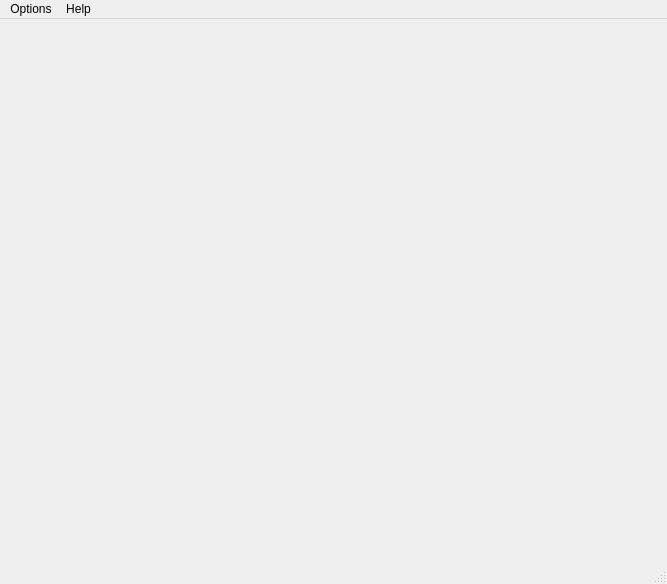
<?xml version="1.0" encoding="UTF-8"?>
<ui version="4.0">
 <class>MainWindow</class>
 <widget class="QMainWindow" name="MainWindow">
  <property name="geometry">
   <rect>
    <x>0</x>
    <y>0</y>
    <width>667</width>
    <height>584</height>
   </rect>
  </property>
  <property name="windowTitle">
   <string>MainWindow</string>
  </property>
  <widget class="QWidget" name="centralwidget">
   <layout class="QVBoxLayout" name="verticalLayout">
    <item>
     <widget class="QImageWidget" name="widget" native="true"/>
    </item>
   </layout>
  </widget>
  <widget class="QMenuBar" name="menubar">
   <property name="geometry">
    <rect>
     <x>0</x>
     <y>0</y>
     <width>667</width>
     <height>22</height>
    </rect>
   </property>
   <widget class="QMenu" name="menuActions">
    <property name="title">
     <string>Options</string>
    </property>
    <addaction name="actionactionopenDirectory"/>
    <addaction name="actionEqualizeImage"/>
    <addaction name="actionExit"/>
   </widget>
   <widget class="QMenu" name="menuHelp">
    <property name="title">
     <string>Help</string>
    </property>
    <addaction name="actionShowAbout"/>
   </widget>
   <addaction name="menuActions"/>
   <addaction name="menuHelp"/>
  </widget>
  <widget class="QStatusBar" name="statusbar"/>
  <action name="actionCopyPointsToClipboard">
   <property name="text">
    <string>Copy points to clipboard</string>
   </property>
   <property name="toolTip">
    <string>Copy points to clipboard</string>
   </property>
  </action>
  <action name="actionclearPoints">
   <property name="text">
    <string>Clear points</string>
   </property>
   <property name="toolTip">
    <string>Clear points</string>
   </property>
  </action>
  <action name="actionShowAbout">
   <property name="text">
    <string>About</string>
   </property>
   <property name="toolTip">
    <string>Show about</string>
   </property>
  </action>
  <action name="actionExit">
   <property name="text">
    <string>Exit</string>
   </property>
   <property name="toolTip">
    <string>Exit</string>
   </property>
  </action>
  <action name="actionLoadPoints">
   <property name="text">
    <string>Load points</string>
   </property>
   <property name="toolTip">
    <string>Load points from user input</string>
   </property>
  </action>
  <action name="actionactionopenDirectory">
   <property name="text">
    <string>Open directory</string>
   </property>
   <property name="toolTip">
    <string>Open directory for markup</string>
   </property>
  </action>
  <action name="actionEqualizeImage">
   <property name="checkable">
    <bool>true</bool>
   </property>
   <property name="text">
    <string>Equalize image</string>
   </property>
   <property name="toolTip">
    <string>Equalize image</string>
   </property>
  </action>
  <action name="actionFlipImageVertically">
   <property name="text">
    <string>Flip vertically</string>
   </property>
   <property name="toolTip">
    <string>Flip image vertically</string>
   </property>
   <property name="menuRole">
    <enum>QAction::NoRole</enum>
   </property>
  </action>
  <action name="actionFlipImageHorizontally">
   <property name="text">
    <string>Flip horizontally</string>
   </property>
   <property name="toolTip">
    <string>Flip image horizontally</string>
   </property>
   <property name="menuRole">
    <enum>QAction::NoRole</enum>
   </property>
  </action>
  <action name="actionDeleteImage">
   <property name="text">
    <string>Delete image</string>
   </property>
   <property name="toolTip">
    <string>Delete image</string>
   </property>
   <property name="menuRole">
    <enum>QAction::NoRole</enum>
   </property>
  </action>
  <action name="actionRotateImage180">
   <property name="text">
    <string>Rotate 180</string>
   </property>
   <property name="toolTip">
    <string>Rotate image 180 degrees</string>
   </property>
   <property name="menuRole">
    <enum>QAction::NoRole</enum>
   </property>
  </action>
  <action name="actionRotateImage90">
   <property name="text">
    <string>Rotate 90</string>
   </property>
   <property name="toolTip">
    <string>Rotate image 90 degrees</string>
   </property>
   <property name="menuRole">
    <enum>QAction::NoRole</enum>
   </property>
  </action>
  <action name="actionRotateImageMinus90">
   <property name="text">
    <string>Rotate -90</string>
   </property>
   <property name="toolTip">
    <string>Rotate image -90 degrees</string>
   </property>
   <property name="menuRole">
    <enum>QAction::NoRole</enum>
   </property>
  </action>
  <action name="actionAddPolygon">
   <property name="text">
    <string>Add polygon</string>
   </property>
   <property name="toolTip">
    <string>Add polygon</string>
   </property>
   <property name="menuRole">
    <enum>QAction::NoRole</enum>
   </property>
  </action>
 </widget>
 <customwidgets>
  <customwidget>
   <class>QImageWidget</class>
   <extends>QWidget</extends>
   <header>qimagewidget.h</header>
   <container>1</container>
  </customwidget>
 </customwidgets>
 <resources/>
 <connections/>
</ui>
